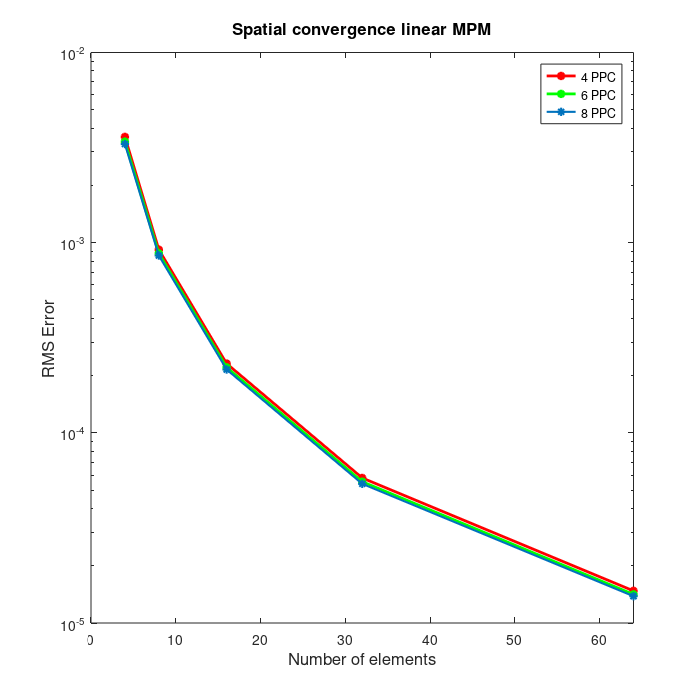
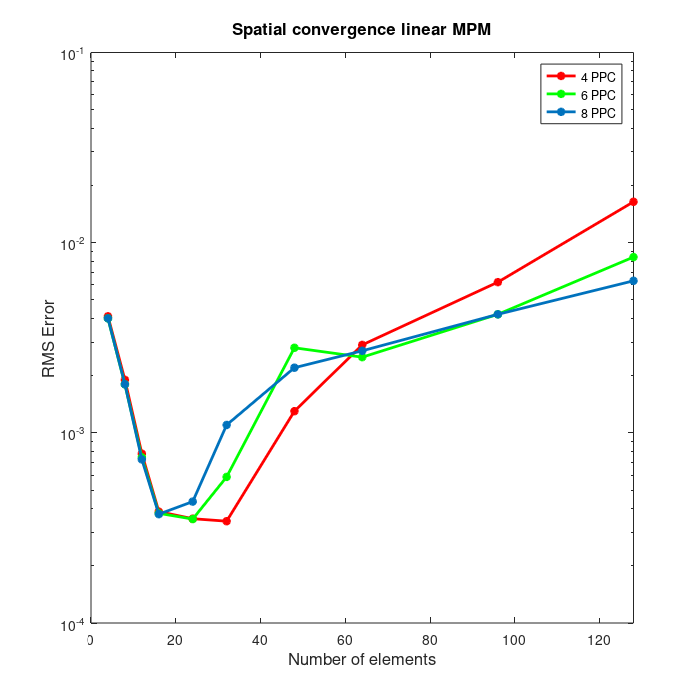

Here is the MATLAB script that generated these plots, in order:
%% Spatial oedometer problem (adjusted parameters)
% Deformation = 1 and reset = 1 !
% Used parameters:
% Density = 1
% E = 5E4
% g = -9.81 
% Length = 25
% Delta t = 1E-3
close all

% Length of simulation 2.5 , RMS error at 0.5 s
el = [ 4 8 12 16 24 32 48 64 96 128];

er4 = [0.0041 0.0019  7.7723e-04      3.8530e-04  3.5351e-04   3.4308e-04 0.0013   0.0029  0.0062  0.0164];

er6 = [0.0040 0.0018  7.4299e-04      3.7734e-04  3.5202e-04   5.8636e-04 0.0028   0.0025  0.0042  0.0084];

er8 = [0.0040 0.0018  7.2461e-04      3.7349e-04  4.3493e-04   0.0011  0.0022     0.0027  0.0042  0.0063];

figure(2)
set(gcf, 'PaperPosition', [0 0 7 7]);
set(gcf, 'PaperSize', [6 4.5]);
semilogy(el,er4,'-*r','LineWidth',2)
hold on
semilogy(el,er6,'-*g','LineWidth',2)
semilogy(el,er8,'-*','LineWidth',2)
xlabel('Number of elements','Fontsize',12)
ylabel('RMS Error','Fontsize',12)
legend('4 PPC','6 PPC','8 PPC')
title('Spatial convergence linear MPM','Fontsize',12)
axis([0 128 10e-5 10e-2])


%% Spatial convergence vibrating string (both ends fixed)
% Deformation = 1 and reset = 1 !
% Used parameters:
% Density = 1
% E = 100
% g = 0 
% v_0 = 0.1
% Length = 25
% Delta t = 1E-3

% Length of simulation 2.5 , RMS error at 0.5 s
el = [ 4 8 16 32 64];

er4 = [0.0036 9.1906e-04 2.3116e-04 5.7897e-05 1.4756e-05];

er6 = [0.0034 8.7821e-04 2.2087e-04 5.5329e-05 1.4134e-05];

er8 = [0.0033 8.5591e-04 2.1525e-04 5.3926e-05 1.3831e-05];

figure(1)
set(gcf, 'PaperPosition', [0 0 7 7]);
set(gcf, 'PaperSize', [6 4.5]);
semilogy(el,er4,'-*r','LineWidth',2)
hold on
semilogy(el,er6,'-*g','LineWidth',2)
semilogy(el,er8,'-*','LineWidth',1.5)
xlabel('Number of elements','Fontsize',12)
ylabel('RMS Error','Fontsize',12)
legend('4 PPC','6 PPC','8 PPC')
title('Spatial convergence linear MPM','Fontsize',12)
axis([0 64 10e-6 10e-3])